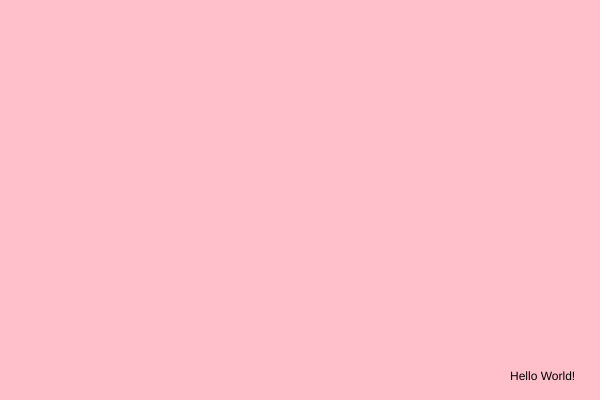
Frame 1 (no input)
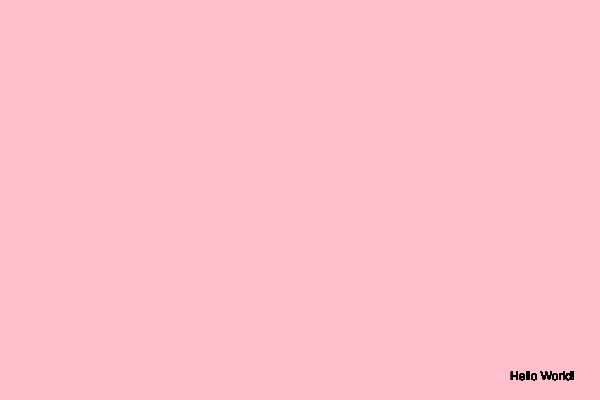
Frame 60 (no input)
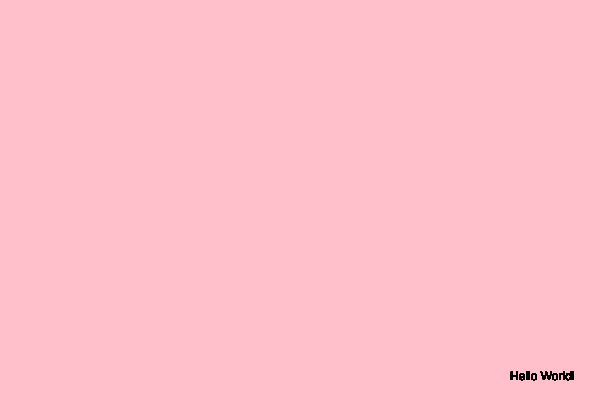
Frame 120 (the mouse pressed at the canvas centre since frame 60)

The p5.js sketch that drew these frames (run headless with seeded random() and noise() and a simulated clock; from frame 60 on, the mouse is pressed at the canvas centre):

// p5.js sketch
// ── sketch.js
function setup() {

createCanvas( 600, 400 );
background( 'pink' );
}

function draw(){

  text ("Hello World!", 510, 380)
}
